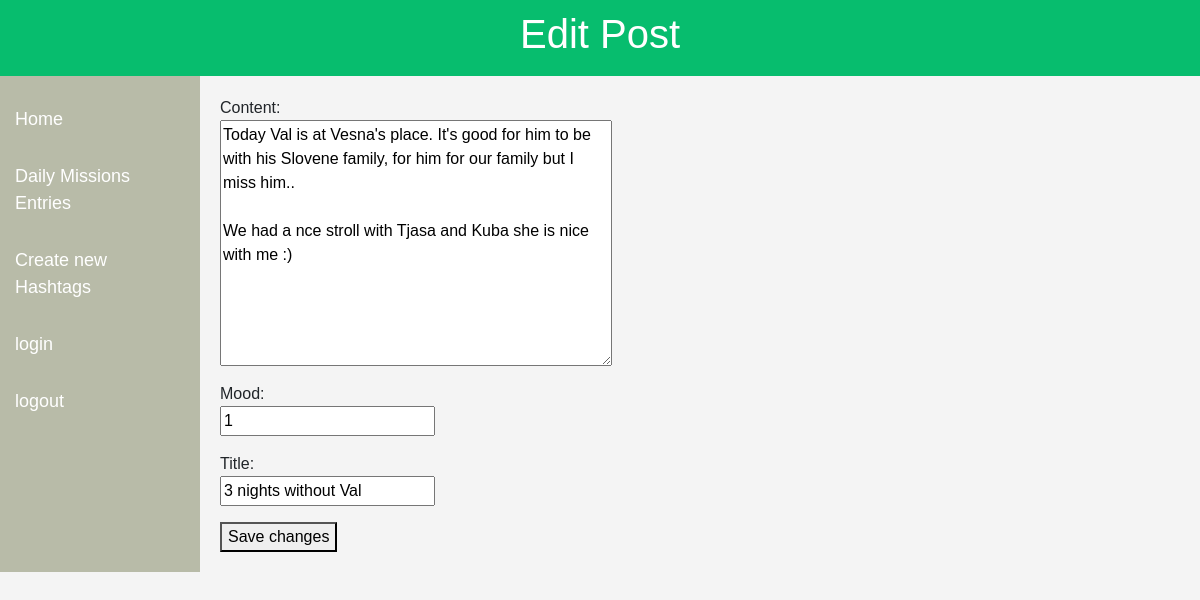
The page /edit_post/24/ on the database its author committed.
### blog_page/models.py (models this page shows, shortened)
class Post(models.Model):
    title = models.CharField(max_length=200)
    content = models.TextField()
    date_posted = models.DateTimeField(default=timezone.now)
    author = models.CharField(max_length=100)
    categories = models.ManyToManyField(Category)
    mood = models.PositiveIntegerField(null=False,blank=False,default=9)

### blog_page/views.py (the view)
# urls.py: path('edit_post/<int:pk>/',EditPost.as_view(), name='edit_post'),
class EditPost(UpdateView):
    model = Post
    fields = ['content', 'mood', 'title']
    template_name = 'edit_post.html'
    success_url = reverse_lazy('home')

### blog_page/templates/edit_post.html (shortened to what this page needs)
{% extends "blog_page.html" %}
{% block title %} Edit Post {% endblock %}
{% block content %}
<form method="post">
    {{ form.as_p }}
    <button type="submit">Save changes</button>
{% endblock %}

### blog_page/static/blog_page/css/styles.css (style rules this page uses)
body { font-family: Arial, sans-serif; margin: 0; padding: 0; background-color: #f4f4f4; overflow-x: hidden; }
input, textarea { display: block; margin-bottom: 10px; }

### rows shown on the page
Post: content "Today Val is at Vesna's place. It's good for him to be with his Slovene family, for him for our family but I miss him.. We had a nce stroll with Tjasa and Kuba she is nice with me :)", mood "1", title "3 nights without Val"
